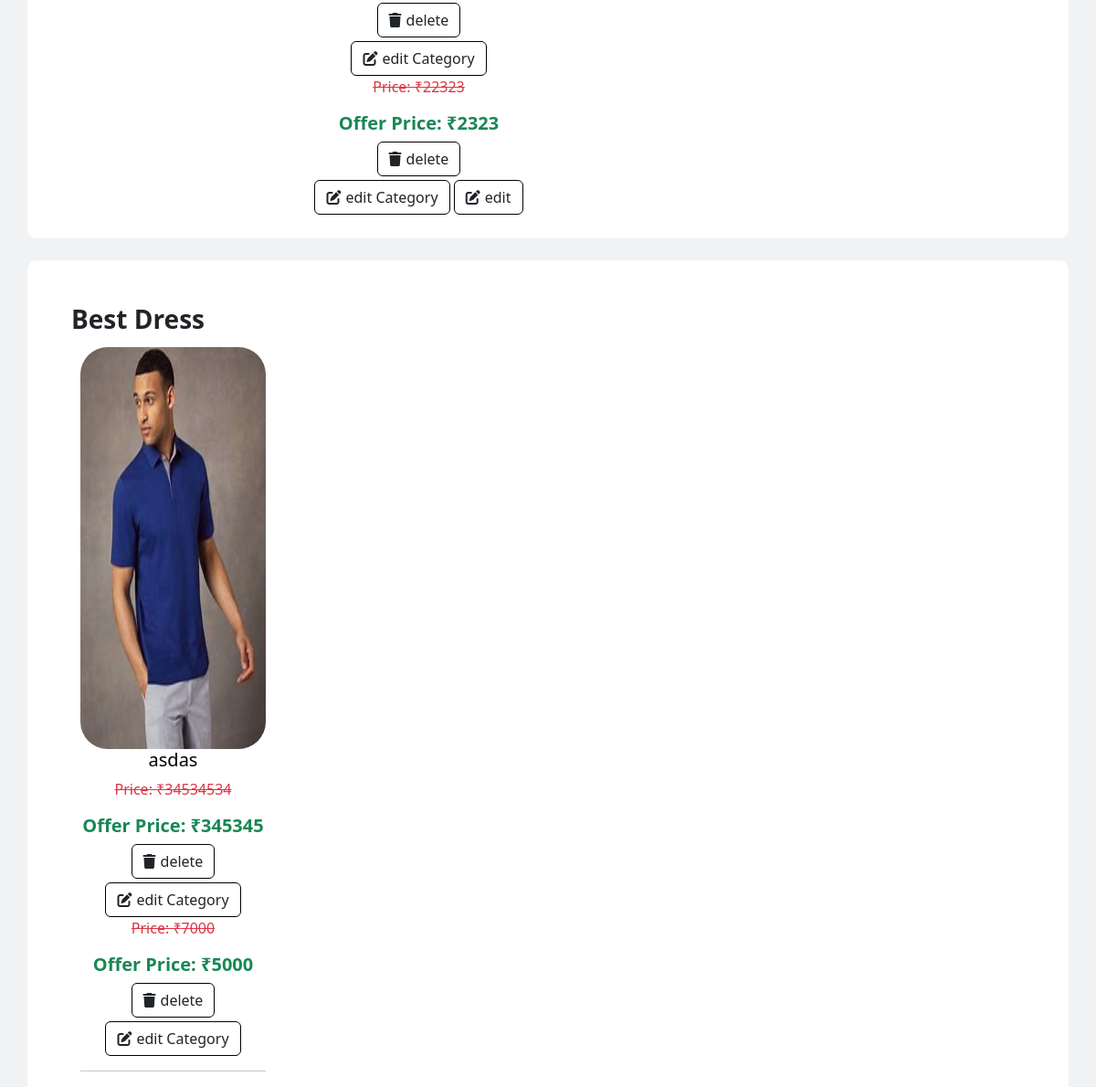
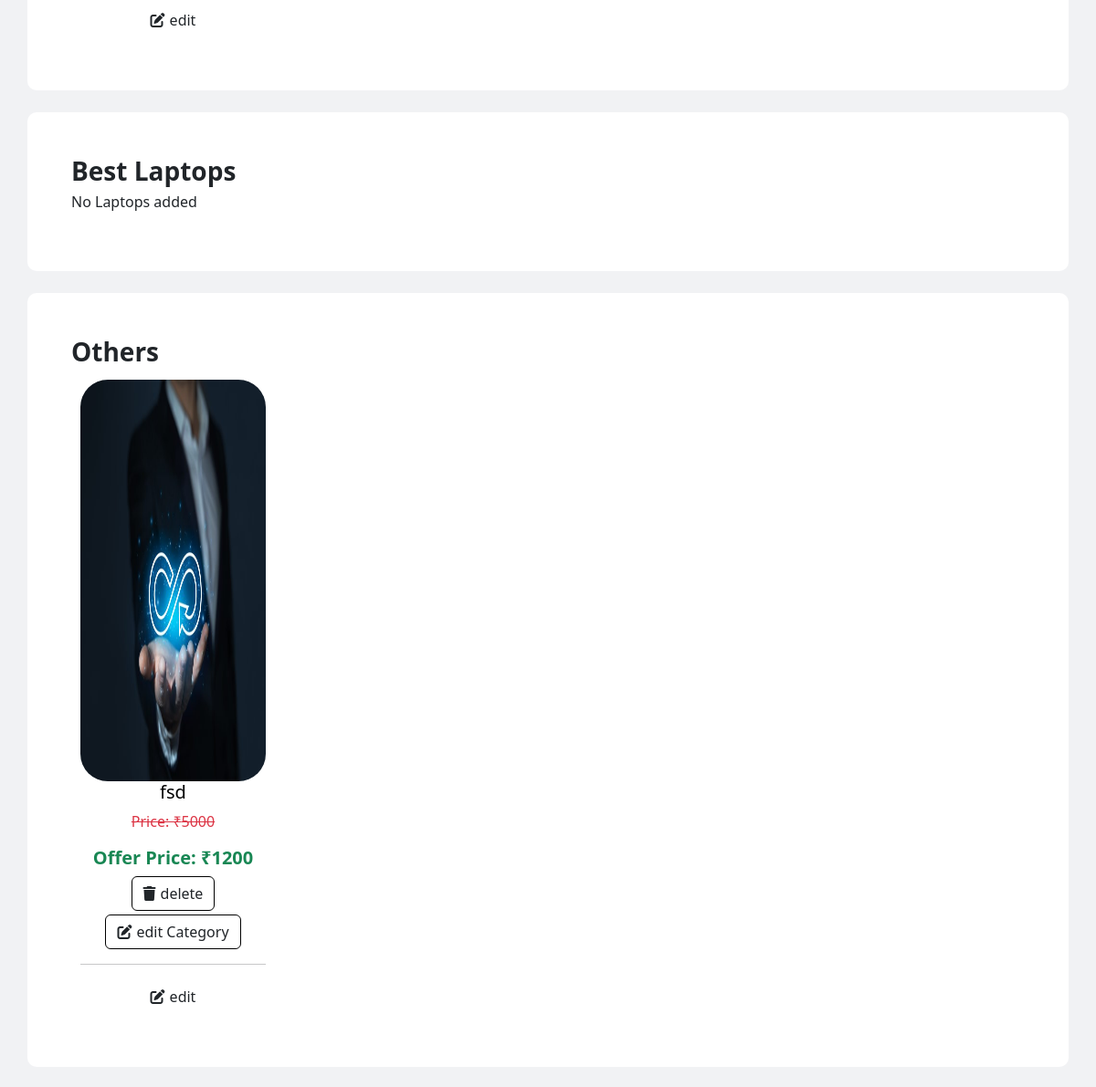
The page /admin_home (signed in, middle part) on the database as committed earlier (2 pictures, top to bottom).
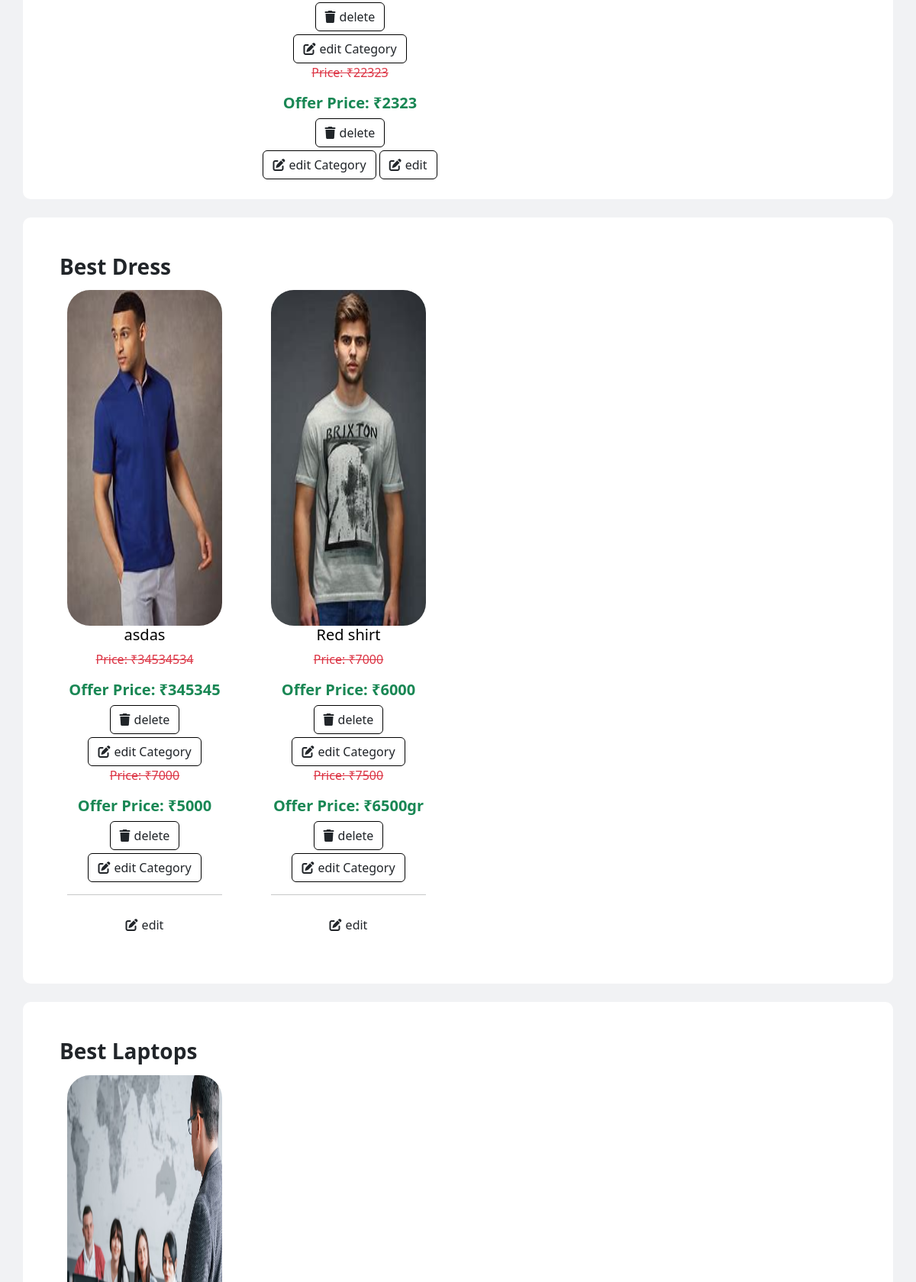
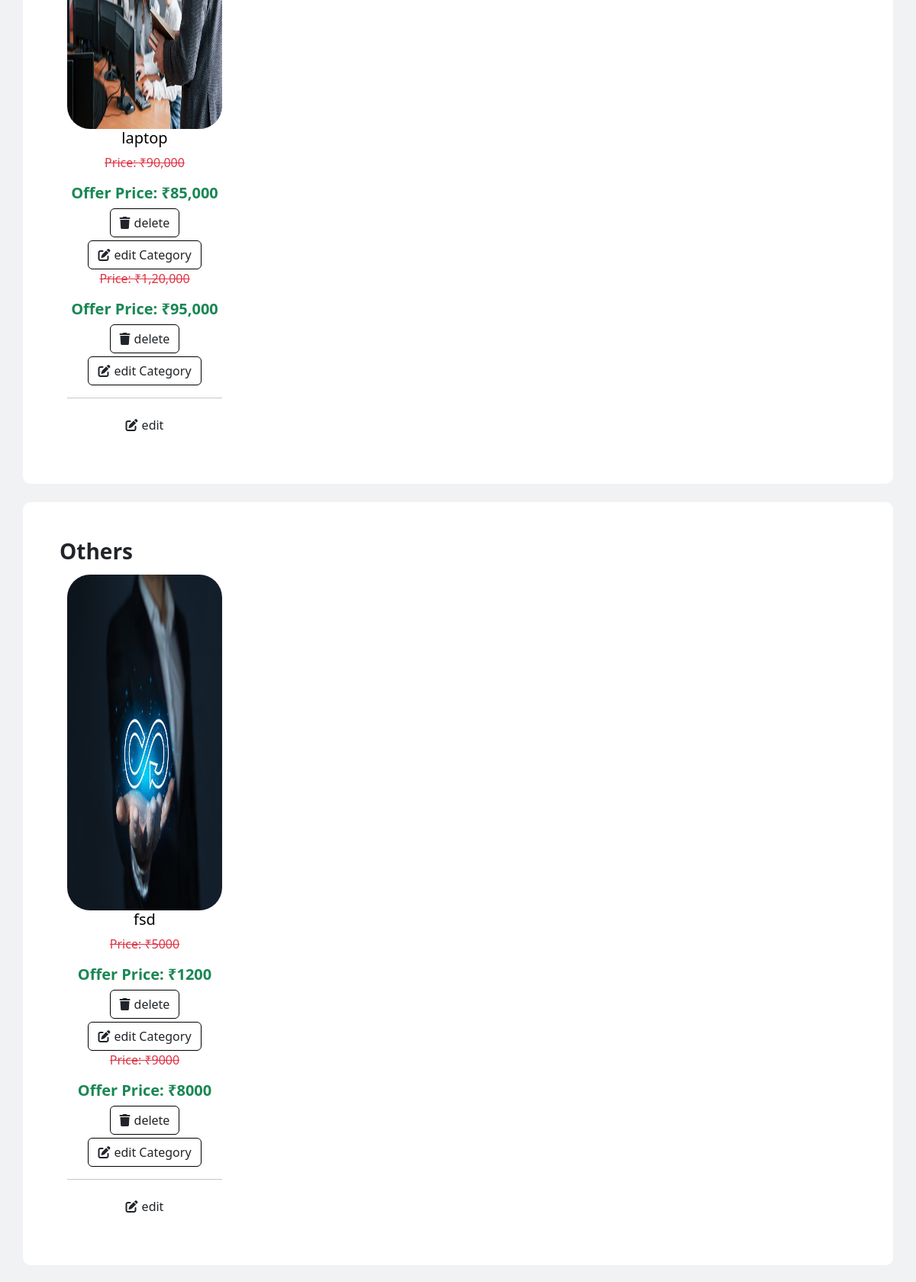
The same page on the database as committed later (2 pictures, top to bottom).
### app/models.py (models this page shows)
class Categorys(models.Model):
    product=models.ForeignKey(Products,on_delete=models.CASCADE)
    storage=models.TextField()
    color=models.TextField()
    price =models.TextField()
    offer_price = models.TextField()
    size=models.TextField()

class Products (models.Model):
    name = models.TextField()
    P_id=models.TextField()
    image = models.FileField()
    description = models.TextField()
    highlights = models.TextField()
    phone=models.BooleanField(default=False)
    dress=models.BooleanField(default=False)
    laptop=models.BooleanField(default=False)
    others=models.BooleanField(default=False)

### app/views.py (the view)
# urls.py: path('admin_home', views.admin_home),
def admin_home(req):
    product=Products.objects.all()
    categories = Categorys.objects.select_related('product')
    if 'admin' in req.session:
        phones = Products.objects.filter(phone=True)
        dress = Products.objects.filter(dress=True)
        laptop = Products.objects.filter(laptop=True)
        others = Products.objects.filter(others=True)
        context = {
            'product': product,
            'categories': categories,
            'phones': phones,
            'dress': dress,
            'laptop': laptop,
            'others': others,
        }
        return render(req, 'admin/admin_home.html', context)
    else:
        return redirect(admin_home)

### templates/admin/admin_home.html (shortened to what this page needs)
<!DOCTYPE html>
<html lang="en">
<head>
    {% load static %}
    <link rel="stylesheet" href="{% static '/css/style.css' %}">
    <link href="https://cdn.jsdelivr.net/npm/bootstrap@5.3.3/dist/css/bootstrap.min.css" rel="stylesheet">
    <link rel="stylesheet" href="https://cdnjs.cloudflare.com/ajax/libs/font-awesome/6.6.0/css/all.min.css">
    <link rel="icon" href="{% static '/images/flips1.png' %}" type="image/x-icon"></head>
<body style="background-color: rgb(241,242,244);">
    <div id="best_sales" class="sample container p-3 mt-4">
        <div class="carousel-inner">
            <div class="carousel-item active ">
                <div class="row justify-content-left">
                    {% for i in phones %}
                    <div class="col-md-3">
                        <a class="text-decoration-none text-black" href="../product_details/{{i.id}}">
                            <div id="card" style="height: auto;" class="movie-card">
                                <div class="Phone-details text-center">
                                    {% for category in categories %}
                                            {% if category.product == i %}
                                            <p class="price text-danger text-decoration-line-through">
                                                Price: ₹{{ category.price }}
                                            </p>
                                            <h5 class="offer_price text-success">
                                                <b>Offer Price: ₹{{ category.offer_price }}</b>
                                            </h5>
                                            <a href="../delete_pro/{{i.id}}" id="delete" class="btn"><i id="delete"
                                                class="fa-solid fa-trash " style="margin-right:5px;"></i>delete</a>
                                                <a href="../edit_category/{{i.id}}" id="delete" class="btn mt-1"><i id="edit"
                                                    class="fa-solid fa-pen-to-square" style="margin-right:5px;"></i>edit Category</a>
                                            {% endif %}
                                    {% endfor %}
                                    <a href="../edit_pro/{{i.id}}" id="delete" class="btn mt-1"><i id="edit"
                                        class="fa-solid fa-pen-to-square" style="margin-right:5px;"></i>edit</a>
                                </div>
                            </div>
                        </a>
                    </div>
                    {% empty %}
                    <p>No Phones added</p>
                    {% endfor %}
                </div>
            </div>
        </div>
    </div>
    <div id="best_sales" class="sample container p-5 mt-4">
        <div class="d-flex justify-content-between align-items-center mb-1">
            <h3 class="mb-0"><b>Best Dress</b></h3>
        </div>
        <div class="row">
            {% for i in dress %}
            <div class="col-md-3">
                <a class="text-decoration-none text-black" href="../product_details/{{i.id}}">
                    <div id="card1" style="height: auto;" class="movie-card justify-content-center">
                        <img src="{{i.image.url}}" style="width: 400px; height: 440px;" class="img-fluid">
                        <div class="Phone-details text-center">
                            <h5 class="phone-title ">{{i.name}}</h5>
                            {% for category in categories %}
                                    {% if category.product == i %}
                                        <p class="price text-danger text-decoration-line-through">
                                            Price: ₹{{ category.price }}
                                        </p>
                                        <h5 class="offer_price text-success">
                                            <b>Offer Price: ₹{{ category.offer_price }}</b>
                                        </h5>
                                        <a href="../delete_pro/{{i.id}}" id="delete" class="btn"><i id="delete"
                                            class="fa-solid fa-trash " style="margin-right:5px;"></i>delete</a>
                                            <a href="../edit_category/{{i.id}}" id="delete" class="btn mt-1"><i id="edit"
                                                class="fa-solid fa-pen-to-square" style="margin-right:5px;"></i>edit Category</a>
                                    {% endif %}
                                {% endfor %}
                            <hr>
                            <a href="../edit_pro/{{i.id}}" id="edit" class="btn mt-1"><i id="edit"
                                    class="fa-solid fa-pen-to-square" style="margin-right:5px;"></i>edit</a>
                        </div>
                    </div>
                </a>
            </div>
            {% empty %}
            <p>No Dress added</p>
            {% endfor %}
        </div>
    </div>
    <div id="best_sales" class="sample container p-5 mt-4">
        <div class="d-flex justify-content-between align-items-center mb-1">
            <h3 class="mb-0"><b>Best Laptops</b></h3>
        </div>
        <div class="row">
            {% for i in laptop %}
            <div class="col-md-3">
                <a class="text-decoration-none text-black" href="../product_details/{{i.id}}">
                    <div id="card1" style="height: auto;" class="movie-card justify-content-center">
                        <img src="{{i.image.url}}" style="width: 400px; height: 440px;" class="img-fluid">
                        <div class="Phone-details text-center">
                            <h5 class="phone-title ">{{i.name}}</h5>
                            {% for category in categories %}
                                    {% if category.product == i %}
                                        <p class="price text-danger text-decoration-line-through">
                                            Price: ₹{{ category.price }}
                                        </p>
                                        <h5 class="offer_price text-success">
                                            <b>Offer Price: ₹{{ category.offer_price }}</b>
                                        </h5>
                                        <a href="../delete_pro/{{i.id}}" id="delete" class="btn"><i id="delete"
                                            class="fa-solid fa-trash " style="margin-right:5px;"></i>delete</a>
                                            <a href="../edit_category/{{i.id}}" id="delete" class="btn mt-1"><i id="edit"
                                                class="fa-solid fa-pen-to-square" style="margin-right:5px;"></i>edit Category</a>
                                    {% endif %}
                                {% endfor %}
                            <hr>
                            <a href="../edit_pro/{{i.id}}" id="edit" class="btn"><i id="edit"
                                    class="fa-solid fa-pen-to-square" style="margin-right:5px;"></i>edit</a>
                        </div>
                    </div>
                </a>
            </div>
            {% empty %}
            <p>No Laptops added</p>
            {% endfor %}
        </div>
    </div>
        <div id="best_sales" class="sample container p-5 mt-4">
            <div class="d-flex justify-content-between align-items-center mb-1">
                <h3 class="mb-0"><b>Others</b></h3>
            </div>
            <div class="row">
                {% for i in others %}
                <div class="col-md-3">
                    <a class="text-decoration-none text-black" href="../product_details/{{i.id}}">
                        <div id="card1" style="height: auto;" class="movie-card justify-content-center">
                            <img src="{{i.image.url}}" style="width: 400px; height: 440px;" class="img-fluid">
                            <div class="Phone-details text-center">
                                <h5 class="phone-title">{{ i.name }}</h5>
                                {% for category in categories %}
                                {% if category.product == i %}
                                    <p class="price text-danger text-decoration-line-through">
                                        Price: ₹{{ category.price }}
                                    </p>
                                    <h5 class="offer_price text-success">
                                        <b>Offer Price: ₹{{ category.offer_price }}</b>
                                    </h5>
                                    <a href="../delete_pro/{{i.id}}" id="delete" class="btn"><i id="delete"
                                        class="fa-solid fa-trash " style="margin-right:5px;"></i>delete</a>
                                <a href="../edit_category/{{i.id}}" id="delete" class="btn mt-1"><i id="edit"
                                        class="fa-solid fa-pen-to-square" style="margin-right:5px;"></i>edit Category</a>
                                {% endif %}
                                {% endfor %}
                                <hr>
                                <a href="../edit_pro/{{i.id}}" id="edit" class="btn"><i id="edit"
                                        class="fa-solid fa-pen-to-square" style="margin-right:5px;"></i>edit</a>
                            </div>
                        </div>
                    </a>
                </div>
                {% empty %}
                <p>No others added</p>
                {% endfor %}
            </div>
        </div>
</body>
</html>

### static/css/style.css (style rules this page uses)
#best_sales { background-color: white; }
#card { border: 1px solid rgba(90, 87, 87, 0.314); padding: 10px; padding-left:30px ; padding-right:40px ; border-radius: 10px; }

### templates/admin/admin_home.html (style rules this page uses)
.container { border-radius: 10px; }
#best_sales { background-color: white; }
#card { margin-top: 20px; border: 1px solid rgba(90, 87, 87, 0.314); padding: 10px; height: 650px; border: none; border-radius: 10px; }
#card1 { border: 1px solid rgba(90, 87, 87, 0.314); padding: 10px; border-radius: 10px; margin-right: 20px; height: 630px; border: none; }
.img-fluid { border-radius: 30px; }
a#delete { border: 1px solid black; }

Rows that differ between the two databases and show on the page:
added Products: image (picture), name "Red shirt", shown under "Best Dress"
added Categorys: price "7000", offer_price "6000", shown under "Red shirt"
added Categorys: price "7500", offer_price "6500gr", shown under "Red shirt"
added Products: image (picture), name "laptop", shown under "Best Laptops"
added Categorys: price "90,000", offer_price "85,000", shown under "laptop"
added Categorys: price "1,20,000", offer_price "95,000", shown under "laptop"
added Categorys: price "9000", offer_price "8000", shown under Products "fsd"
Other text that changed with them:
text no longer shown: "No Laptops added"
